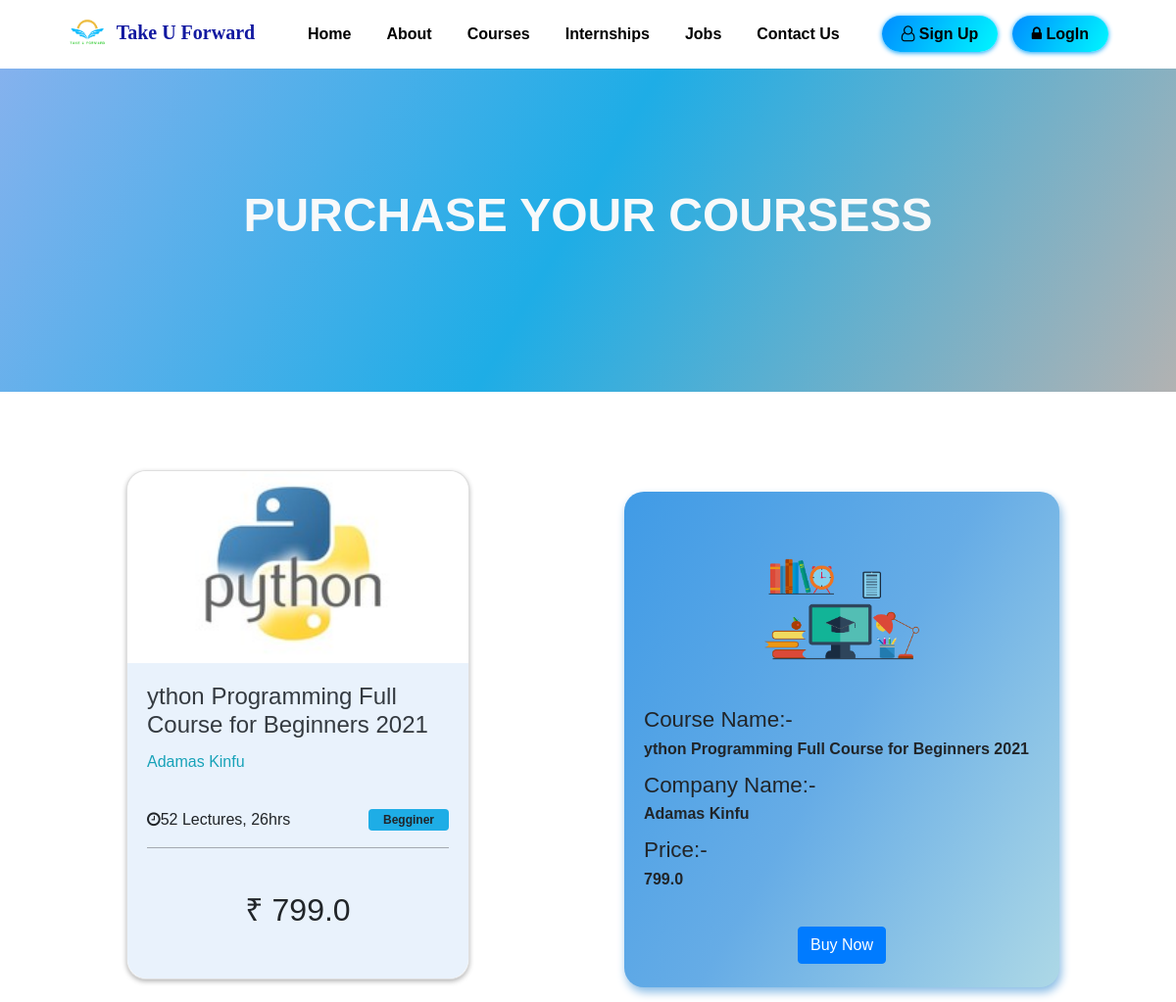
The page /buy-course/4 (upper part) on the database as committed earlier.
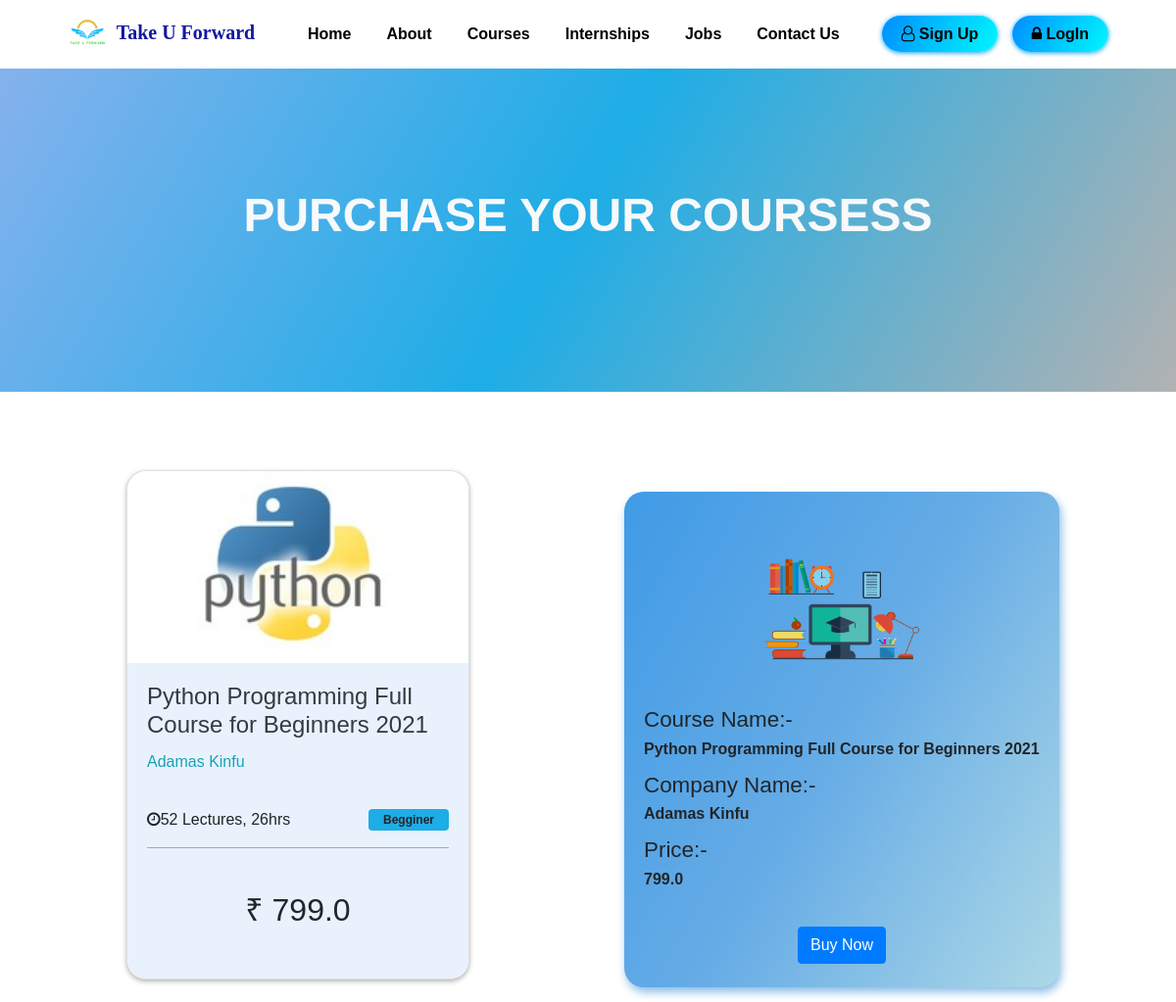
The same page on the database as committed later.
### application/models.py (models this page shows)
class Course(models.Model):
    title = models.CharField(max_length=100)
    company= models.CharField(max_length=100)
    duration = models.CharField(max_length=100)
    level = models.CharField(max_length=100)
    price = models.FloatField()
    course_img = models.ImageField(upload_to='courseimg')
    types = models.CharField(max_length=100,default='not avaliable')

### application/views.py (the view)
# urls.py: path('buy-course/<int:pk>', views.BuyCourse.as_view(), name='buy-course'),
class BuyCourse(View):
    def get(self,request,pk):
        course_list = Course.objects.get(pk=pk)
        return render(request, 'course/buycourse.html',{'course_list':course_list})

### application/templates/course/buycourse.html (shortened to what this page needs)
{% extends 'base/index.html' %}
{% load static %}
{% block buycourse %}
    <div class="buycourse">
        <div class="hed">
            <div class="heading_title pt-5 text-light">
                <h2 id="text" class="font-weight-bold text-uppercase">Purchase your Coursess</h2>
            </div>
        </div>
        <div class="container">
            <div class="courseSecton d-flex align-items-center justify-content-around flex-wrap">
                <div class="card school">
                    <img class="card-img-top" src="{{course_list.course_img.url}}" alt="Card image cap">
                    <div class="card-body">
                        <h4 class="card-title text-dark">{{course_list.title}}</h4>
                        <p class="card-text text-info">{{course_list.company}}</p>
                        <div class="cardInfos1 d-flex align-items-center justify-content-between">
                            <div class="time">
                                <span><i class="fa fa-clock-o" aria-hidden="true"></i>{{course_list.duration}}</span>
                            </div>
                            <div class="level">
                                <span class="badge badge-light">{{course_list.level}}</span>
                            </div>
                        </div>
                        <div class="cardInfos d-flex align-items-center justify-content-center">
                            <div class="level pt-4">
                                <h2>₹ {{course_list.price}}</h2>
                            </div>
                        </div>
                    </div>
                </div>
                <div class="itemsDetails bg-light ">
                    <div class="img text-center">
                        <img src="{% static '/img/course_cc.png' %}" alt="" width=200px>
                    </div>
                    <div class="cordet d-block">
                        <h3>Course Name:-</h3>
                        <p><strong>{{course_list.title}}</strong></p>
                        <h3>Company Name:-</h3>
                        <p><strong>{{course_list.company}}</strong></p>
                        <h3>Price:-</h3>
                        <p><strong>{{course_list.price}}</strong></p>
                    </div>
                    <div class="buttons text-center pt-4 pb-1">
                        <form action="/course_buy" class="d-inline">
                            <button type="submit" class="btn btn-primary">Buy Now</button>
                        </form>
                    </div>
                </div>
            </div>
        </div>
    </div>
{% endblock buycourse %}

### application/templates/base/index.html (shortened to what this page needs)
<!DOCTYPE html>
<html lang="en">
{% load static %}
<head>
    <link rel="stylesheet" href="{% static 'css/style.css' %}">
    <link rel="stylesheet" href="{% static 'css/about.css' %}">
    <link rel="stylesheet" href="{% static 'css/course.css' %}">
    <link rel="stylesheet" href="{% static 'css/internships.css' %}">
    <link rel="stylesheet" href="{% static 'css/jobs.css' %}">
    <link rel="stylesheet" href="{% static 'css/contact.css' %}">
    <link rel="stylesheet" href="{% static 'css/singin.css' %}">
    <link rel="stylesheet" href="{% static 'css/login.css' %}">
    <link rel="stylesheet" href="{% static 'css/dashboad.css' %}">
    <link rel="stylesheet" href="{% static 'css/buycourse.css' %}">
    <link rel="stylesheet" href="https://maxcdn.bootstrapcdn.com/bootstrap/4.0.0/css/bootstrap.min.css">
    <link rel="stylesheet" href="https://maxcdn.bootstrapcdn.com/font-awesome/4.7.0/css/font-awesome.min.css">
</head>
<body>
    {% block navbar %}
    <header class="header">
        <div class="header-inner">
            <div class="container-fluid px-lg-5">
                <nav class="navbar navbar-expand-lg my-navbar">
                    <a class="navbar-brand" href="#">
                        <span class="logo">
                            <img src="{% static 'img/logo.png' %}" alt="logo" class="img-fluid"
                                style="width: 50px; margin: -3px 0px"> Take U Forward
                        </span>
                    </a>
                    <div class="collapse navbar-collapse" id="collapsibleNavId">
                        <ul class="navbar-nav m-auto mt-2 mt-lg-0">
                            <li class="nav-item">
                                <a class="nav-link" href="/">Home</a>
                            </li>
                            <li class="nav-item">
                                <a class="nav-link" href="/about">About</a>
                            </li>
                            <li class="nav-item">
                                <a class="nav-link" href="/course">Courses</a>
                            </li>
                            <li class="nav-item">
                                <a class="nav-link" href="/internships">Internships</a>
                            </li>
                            <li class="nav-item">
                                <a class="nav-link" href="/jobs">Jobs</a>
                            </li>
                            <li class="nav-item">
                                <a class="nav-link" href="/contact">Contact Us</a>
                            </li>
                        </ul>
                        <form class="form-inline my-2 my-lg-0">
                            {% if request.user.is_authenticated %}
                            <div class="dropdown pr-5">
                                <button class="btn btn-light dropdown-toggle" type="button" id="dropdownMenuButton"
                                    data-toggle="dropdown" aria-haspopup="true" aria-expanded="false">
                                    <i class="fa fa-user-o" aria-hidden="true"></i>
                                </button>
                                <div class="dropdown-menu" aria-labelledby="dropdownMenuButton">
                                    <a class="dropdown-item" href="/profile">Profile</a>
                                    <a class="dropdown-item" href="/logout">Logout</a>
                                    <a class="dropdown-item" href="{% url 'change-password' %}">Change Password</a>
                                    {% comment %} <a class="dropdown-item" href="/cart">Cart Items</a> {% endcomment %}
                                </div>
                            </div>
                            {% else %}
                            <div class="user_status">
                                <a href="/singin"><i class="fa fa-user-o" aria-hidden="true"></i> Sign Up</a>
                                <a href="{% url 'login' %}"><i class="fa fa-lock" aria-hidden="true"></i> LogIn</a>
                            </div>
                            {% endif %}
                        </form>
                    </div>
                </nav>
            </div>
        </div>
    </header>
    {% endblock navbar %}
    {% block buycourse %}{% endblock buycourse %}
</body>
</html>

### application/static/css/style.css (style rules this page uses)
* { padding: 0; margin: 0; box-sizing: border-box; font-family: sans-serif; }
a { text-decoration: none!important; }
li { list-style: none!important; }
:root { --dark-primary-color: #060a4b; --primary-color: #1219a0; --fade-primary-color: #1eade6; --secondary-color: ; --background-color: #fff; --text-color: ; --hover-color: ; --biggest-font: 3.8rem; --heading-font: 3rem; --mediam-font: 2rem; --small-font: 1.5rem; --smallest-font: 1rem; --biggest-font-mob: 2rem; --bigger-font-mob: 1.75rem; --mediam-font-mob: 1.5rem; --small-font-mob: 1.25rem; --smallest-font-mob: 1rem; --section-dision: 50px; --section-dision-max: 150px; --common-padding: 10px; --min-margin-top: 30px; --max-margn-top: 70px; --card-padding: 0 40px; }
.header { position: relative; width: 100%; }
.my-navbar { background: #fff; }
.header-inner { position: absolute; top: 0; left: 0; width: 100%; z-index: 99; background-color: var(--background-color); }
.logo { color: var(--primary-color); font-weight: 600; font-family: 'STIX Two Math', serif; }
.nav-item, .nav-link { line-height: 36px; display: block; text-transform: capitalize; font-size: 1rem; font-weight: bold; color: #000; margin: 0px 10px; transition: all .15s ease-in-out; }
.nav-item, .nav-link:hover { color: var(--primary-color); }
.user_status a { margin: 0px 5px; padding: 10px 20px; background: linear-gradient(120deg,#008cff,#00c3ff,#00f7ff); color: #000!important; border-radius: 20px; font-weight: bold; box-shadow: 0 1px 5px #019ffaf8; }
@media screen and (max-width: 1250px) { .navbar { width: 100%; } }
@media screen and (max-width: 1250px) { .nav-item, .nav-link { margin: 0 5px; } }
.heading_title h2 { font-size: var(--heading-font); }
.card-body span i { padding: 40px 0; }
.card-title { line-height: 1.5; color: var(--dark-primary-color); }
.card-text { color: var(--dark-primary-color); }

### application/static/css/course.css (style rules this page uses)
.hed { background: linear-gradient(120deg, rgb(139, 178, 238), var(--fade-primary-color), rgba(0, 0, 0, .3)); height: 400px; width: 100%; display: grid; place-content: center; }

### application/static/css/internships.css (style rules this page uses)
.apply_intern .internlist .intern .intern_details p,h3 { margin: 0; padding: 0; }

### application/static/css/buycourse.css (style rules this page uses)
.buycourse .courseSecton { margin-top: var(--max-margn-top); margin-bottom: var(--max-margn-top); }
.buycourse .courseSecton .card { width: 350px; height: 520px; margin: 10px; margin-bottom: 40px; border-radius: 20px; box-shadow: 0 2px 5px rgba(0, 0, 0, .3); }
.buycourse .courseSecton .card img { border-radius: 20px 20px 0 0; }
.buycourse .courseSecton .card-body { background: hsl(212, 75%, 95%); border-radius: 0 0 20px 20px; }
.buycourse .courseSecton .card-title { line-height: 1.2; }
.buycourse .courseSecton .cardInfos1 { height: 60px; margin-bottom: 20px; border-bottom: 1px solid rgba(0, 0, 0, .3); }
.buycourse .courseSecton .badge { padding: 5px 15px; background: var(--fade-primary-color); }
.buycourse .itemsDetails { border-radius: 20px; padding: 20px 20px; background: linear-gradient(120deg, #409be6, #66ace6, lightblue); box-shadow: 2px 5px 10px #8abce5; font-size: 1rem; line-height: 1; width: 40%; }
.buycourse .itemsDetails h3 { font-size: 1.4rem; }

Rows that differ between the two databases and show on the page:
changed Course "Adamas Kinfu": title "ython Programming Full Course for Beginners 2021" → "Python Programming Full Course for Beginners 2021"
